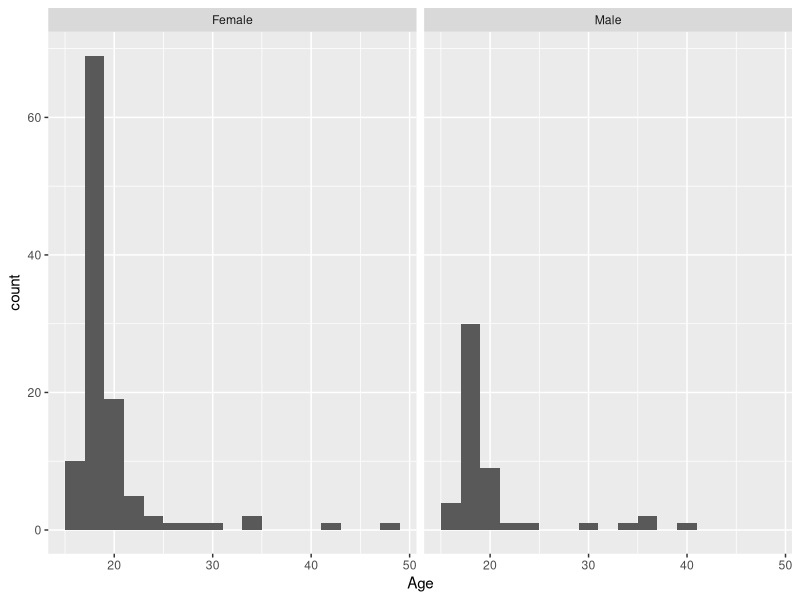
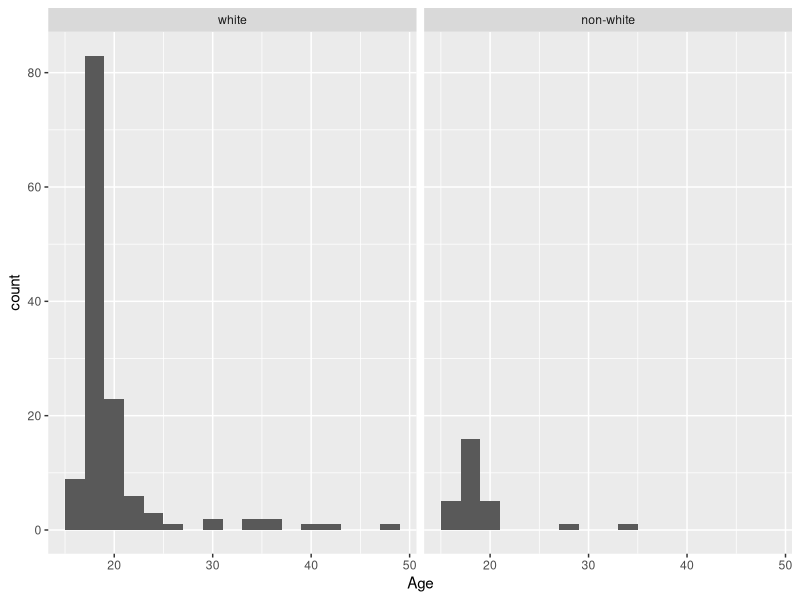
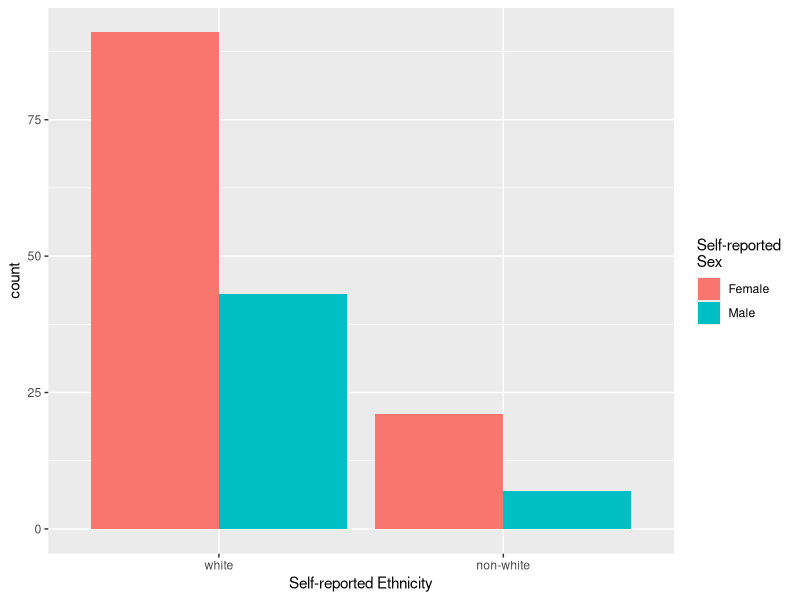
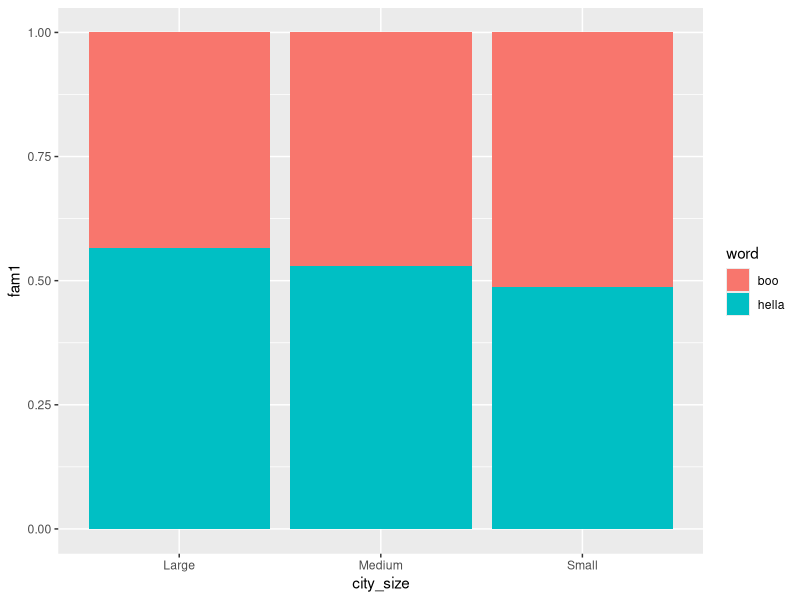

Recreate these plots in R, in order.
## ---- chunk 1
knitr::opts_chunk$set(fig.width = 12, 
                      fig.height = 8,
                      fig.path = 'Figs/',
                      echo = TRUE,
                      warning = FALSE,
                      message = FALSE,
                      eval = TRUE)

## ---- chunk 2
library(tidyverse)
library(forcats) ## Dr. Theobold's preferred way to work with factors!

hiphop <- read_csv(here::here("3_dplyr", "Lab-hiphop-dplyr", "hiphop.csv"))
## ---- chunk 3
hiphop <- hiphop %>% 
  mutate(sex = as_factor(sex), 
         ethnic = as_factor(ethnic)) %>% 
  filter(city > 0)
## ---- chunk 4

hiphop %>% filter(!is.na(familiarity)) %>% dim()
hiphop %>% filter(!is.na(sex), 
                  !is.na(age), 
                  !is.na(ethnic)) %>% dim()

hiphop %>% filter(city == 0) %>% dim()

## ---- chunk 5
hiphop %>%
  distinct(word) %>%
  count()
## ---- chunk 6
hiphop <- hiphop %>%
  mutate(
    ethnic_group = if_else(ethnic == "white", "white", "non-white"),
    ethnic_group = as_factor(ethnic_group)
  )
## ---- chunk 7
subjects <- hiphop %>% 
  distinct(subj, .keep_all = TRUE)
      

subjects %>% 
  select(subj, age, sex, ethnic) %>% 
  summary()
## ---- chunk 8
## Many options exist, but I like these: 

subjects %>% 
  ggplot(aes(x = age)) + 
  geom_histogram(binwidth = 2) +
  facet_wrap(~ sex) + 
  labs(x = "Age")

subjects %>% 
  ggplot(aes(x = age)) + 
  geom_histogram(binwidth = 2) +
  facet_wrap(~ ethnic_group) + 
  labs(x = "Age")

subjects %>% 
  ggplot(aes(x = ethnic_group, fill = sex)) + 
  geom_bar(position = "dodge") +
  labs(fill = "Self-reported \nSex", 
       x = "Self-reported Ethnicity")
## ---- chunk 9
young <- hiphop %>% 
  filter(age < 20) %>% 
  group_by(word) %>% 
  ## A more specific summarize() function, where we summarize for a specific variable
  summarize_at(vars(familiarity), list(mean)) 
  ## Although I am generally opposed to taking the mean of Likert data, this gives an "easy" answer


## Most familiar
young %>% 
  top_n(n = 1, familiarity) %>% 
  pull(word)

## Least familiar
young %>% 
  top_n(n = 1, desc(familiarity)) %>% 
  pull(word)
## ---- chunk 10
nonwhite_women <- hiphop %>% 
  filter(sex == "Female", 
         ethnic_group == "non-white") %>% 
  group_by(word) %>% 
  summarize_at(vars(familiarity), list(mean)) 

## Least familiar
nonwhite_women %>% 
  top_n(n = 1, desc(familiarity)) %>% 
  pull(word)

# Most familiar
nonwhite_women %>% 
  top_n(n = 1, familiarity) %>% 
  pull(word)

## ---- chunk 11
old_white_men <- hiphop %>% 
  filter(sex == "Male", 
         ethnic_group == "white", 
         age > 30) %>% 
  group_by(word) %>% 
  summarize_at(vars(familiarity), list(mean)) 

## Least familiar
old_white_men %>% 
  top_n(n = 1, desc(familiarity)) %>% 
  pull(word)

## Most familiar
old_white_men %>% 
  top_n(n = 1, familiarity) %>% 
  pull(word)

## ---- chunk 12

genres <- hiphop %>%
  select(sex, ethnic_group, age, intl:hiphop)

## ---- chunk 13
genres %>% 
  group_by(sex) %>%
  ## For all of the music genres, find the mean for each sex
  summarize_at(vars(intl:hiphop), list(mean)) %>% 
  ## For all of the music genres, find the difference in the sexes
  summarise_at(vars(intl:hiphop), list(diff)) %>% 
  ## Make the differences all positive to compare magnitudes
  summarise_at(vars(intl:hiphop), list(abs)) %>% 
  which.max()

## ---- chunk 14
genres %>% 
  group_by(ethnic_group) %>%
  ## For all of the music genres, find the mean for each ethnic group
  summarize_at(vars(intl:hiphop), list(mean)) %>% 
  ## For all of the music genres, find the difference in the ethnic groups
  summarise_at(vars(intl:hiphop), list(diff)) %>% 
  ## Make the differences all positive to compare magnitudes
  summarise_at(vars(intl:hiphop), list(abs)) %>% 
  which.max()
## ---- chunk 15
genres %>% 
  mutate(drinking_age = if_else(age < 21, "under 21", "21 or over")) %>% 
  group_by(drinking_age) %>%
  ## For all of the music genres, find the mean for each age group
  summarize_at(vars(intl:hiphop), list(mean)) %>% 
  ## For all of the music genres, find the difference in the age groups
  summarise_at(vars(intl:hiphop), list(diff)) %>%
  ## Make the differences all positive to compare magnitudes
  summarise_at(vars(intl:hiphop), list(abs)) %>% 
  which.max()

## ---- chunk 16

titles <- hiphop %>% 
  filter(word %in% c("boo", "hella")) %>%
  mutate(
    city_size = case_when(
      city > 200000 ~ "Large",
      city > 50000 ~ "Medium",
      TRUE ~ "Small"
    )
  )


ggplot(titles, 
       aes(x = city_size, y = fam1, fill = word)) + 
  geom_col(position = "fill")

## ---- chunk 17
hiphop %>% 
  distinct(subj, .keep_all = TRUE) %>%
  filter(sex == "Male",
         age <= 23, 
         age >= 17,
         city < 60000,
         city > 10000) %>%
  top_n(1, bieber) %>%
  select(subj)
